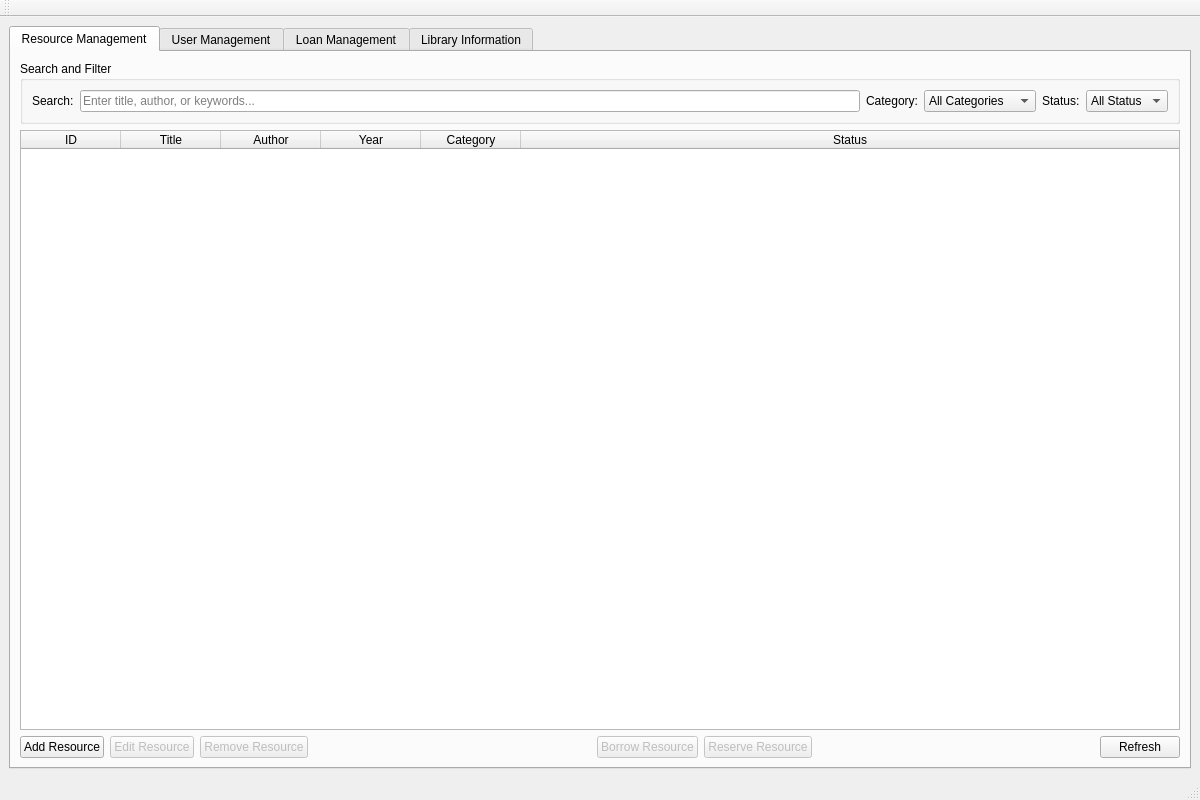
<?xml version="1.0" encoding="UTF-8"?>
<ui version="4.0">
 <class>MainWindow</class>
 <widget class="QMainWindow" name="MainWindow">
  <property name="geometry">
   <rect>
    <x>0</x>
    <y>0</y>
    <width>1200</width>
    <height>800</height>
   </rect>
  </property>
  <property name="windowTitle">
   <string>ENSIARY - Library Management System</string>
  </property>
  <property name="windowIcon">
   <iconset>
    <normaloff>:/icons/library.png</normaloff>:/icons/library.png</iconset>
  </property>
  <widget class="QWidget" name="centralwidget">
   <layout class="QVBoxLayout" name="verticalLayout">
    <item>
     <widget class="QTabWidget" name="tabWidget">
      <property name="currentIndex">
       <number>0</number>
      </property>
      <widget class="QWidget" name="resourceTab">
       <attribute name="title">
        <string>Resource Management</string>
       </attribute>
       <layout class="QVBoxLayout" name="resourceLayout">
        <item>
         <widget class="QGroupBox" name="searchGroupBox">
          <property name="title">
           <string>Search and Filter</string>
          </property>
          <layout class="QHBoxLayout" name="searchLayout">
           <item>
            <widget class="QLabel" name="searchLabel">
             <property name="text">
              <string>Search:</string>
             </property>
            </widget>
           </item>
           <item>
            <widget class="QLineEdit" name="resourceSearchEdit">
             <property name="placeholderText">
              <string>Enter title, author, or keywords...</string>
             </property>
            </widget>
           </item>
           <item>
            <widget class="QLabel" name="categoryLabel">
             <property name="text">
              <string>Category:</string>
             </property>
            </widget>
           </item>
           <item>
            <widget class="QComboBox" name="resourceCategoryFilter">
             <item>
              <property name="text">
               <string>All Categories</string>
              </property>
             </item>
             <item>
              <property name="text">
               <string>Book</string>
              </property>
             </item>
             <item>
              <property name="text">
               <string>Article</string>
              </property>
             </item>
             <item>
              <property name="text">
               <string>Thesis</string>
              </property>
             </item>
             <item>
              <property name="text">
               <string>Digital Content</string>
              </property>
             </item>
            </widget>
           </item>
           <item>
            <widget class="QLabel" name="statusLabel">
             <property name="text">
              <string>Status:</string>
             </property>
            </widget>
           </item>
           <item>
            <widget class="QComboBox" name="resourceStatusFilter">
             <item>
              <property name="text">
               <string>All Status</string>
              </property>
             </item>
             <item>
              <property name="text">
               <string>Available</string>
              </property>
             </item>
             <item>
              <property name="text">
               <string>Borrowed</string>
              </property>
             </item>
             <item>
              <property name="text">
               <string>Reserved</string>
              </property>
             </item>
            </widget>
           </item>
          </layout>
         </widget>
        </item>
        <item>
         <widget class="QTableWidget" name="resourceTable">
          <property name="alternatingRowColors">
           <bool>true</bool>
          </property>
          <property name="selectionBehavior">
           <enum>QAbstractItemView::SelectionBehavior::SelectRows</enum>
          </property>
          <attribute name="horizontalHeaderStretchLastSection">
           <bool>true</bool>
          </attribute>
          <column>
           <property name="text">
            <string>ID</string>
           </property>
          </column>
          <column>
           <property name="text">
            <string>Title</string>
           </property>
          </column>
          <column>
           <property name="text">
            <string>Author</string>
           </property>
          </column>
          <column>
           <property name="text">
            <string>Year</string>
           </property>
          </column>
          <column>
           <property name="text">
            <string>Category</string>
           </property>
          </column>
          <column>
           <property name="text">
            <string>Status</string>
           </property>
          </column>
         </widget>
        </item>
        <item>
         <layout class="QHBoxLayout" name="resourceButtonLayout">
          <item>
           <widget class="QPushButton" name="addResourceBtn">
            <property name="text">
             <string>Add Resource</string>
            </property>
           </widget>
          </item>
          <item>
           <widget class="QPushButton" name="editResourceBtn">
            <property name="enabled">
             <bool>false</bool>
            </property>
            <property name="text">
             <string>Edit Resource</string>
            </property>
           </widget>
          </item>
          <item>
           <widget class="QPushButton" name="removeResourceBtn">
            <property name="enabled">
             <bool>false</bool>
            </property>
            <property name="text">
             <string>Remove Resource</string>
            </property>
           </widget>
          </item>
          <item>
           <spacer name="horizontalSpacer">
            <property name="orientation">
             <enum>Qt::Orientation::Horizontal</enum>
            </property>
            <property name="sizeHint" stdset="0">
             <size>
              <width>40</width>
              <height>20</height>
             </size>
            </property>
           </spacer>
          </item>
          <item>
           <widget class="QPushButton" name="borrowResourceBtn">
            <property name="enabled">
             <bool>false</bool>
            </property>
            <property name="text">
             <string>Borrow Resource</string>
            </property>
           </widget>
          </item>
          <item>
           <widget class="QPushButton" name="reserveResourceBtn">
            <property name="enabled">
             <bool>false</bool>
            </property>
            <property name="text">
             <string>Reserve Resource</string>
            </property>
           </widget>
          </item>
          <item>
           <spacer name="horizontalSpacer_2">
            <property name="orientation">
             <enum>Qt::Orientation::Horizontal</enum>
            </property>
            <property name="sizeHint" stdset="0">
             <size>
              <width>40</width>
              <height>20</height>
             </size>
            </property>
           </spacer>
          </item>
          <item>
           <widget class="QPushButton" name="refreshResourcesBtn">
            <property name="text">
             <string>Refresh</string>
            </property>
           </widget>
          </item>
         </layout>
        </item>
       </layout>
      </widget>
      <widget class="QWidget" name="userTab">
       <attribute name="title">
        <string>User Management</string>
       </attribute>
       <layout class="QVBoxLayout" name="userLayout">
        <item>
         <widget class="QGroupBox" name="userSearchGroupBox">
          <property name="title">
           <string>Search and Filter</string>
          </property>
          <layout class="QHBoxLayout" name="userSearchLayout">
           <item>
            <widget class="QLabel" name="userSearchLabel">
             <property name="text">
              <string>Search:</string>
             </property>
            </widget>
           </item>
           <item>
            <widget class="QLineEdit" name="userSearchEdit">
             <property name="placeholderText">
              <string>Enter name, email, or user ID...</string>
             </property>
            </widget>
           </item>
           <item>
            <widget class="QLabel" name="userTypeLabel">
             <property name="text">
              <string>Type:</string>
             </property>
            </widget>
           </item>
           <item>
            <widget class="QComboBox" name="userTypeFilter">
             <item>
              <property name="text">
               <string>All Types</string>
              </property>
             </item>
             <item>
              <property name="text">
               <string>Student</string>
              </property>
             </item>
             <item>
              <property name="text">
               <string>Faculty</string>
              </property>
             </item>
             <item>
              <property name="text">
               <string>Staff</string>
              </property>
             </item>
             <item>
              <property name="text">
               <string>Public</string>
              </property>
             </item>
            </widget>
           </item>
           <item>
            <widget class="QLabel" name="userStatusLabel">
             <property name="text">
              <string>Status:</string>
             </property>
            </widget>
           </item>
           <item>
            <widget class="QComboBox" name="userStatusFilter">
             <item>
              <property name="text">
               <string>All Status</string>
              </property>
             </item>
             <item>
              <property name="text">
               <string>Active</string>
              </property>
             </item>
             <item>
              <property name="text">
               <string>Inactive</string>
              </property>
             </item>
             <item>
              <property name="text">
               <string>Suspended</string>
              </property>
             </item>
            </widget>
           </item>
          </layout>
         </widget>
        </item>
        <item>
         <widget class="QTableWidget" name="userTable">
          <property name="alternatingRowColors">
           <bool>true</bool>
          </property>
          <property name="selectionBehavior">
           <enum>QAbstractItemView::SelectionBehavior::SelectRows</enum>
          </property>
          <attribute name="horizontalHeaderStretchLastSection">
           <bool>true</bool>
          </attribute>
          <column>
           <property name="text">
            <string>ID</string>
           </property>
          </column>
          <column>
           <property name="text">
            <string>Name</string>
           </property>
          </column>
          <column>
           <property name="text">
            <string>Email</string>
           </property>
          </column>
          <column>
           <property name="text">
            <string>Type</string>
           </property>
          </column>
          <column>
           <property name="text">
            <string>Status</string>
           </property>
          </column>
         </widget>
        </item>
        <item>
         <layout class="QHBoxLayout" name="userButtonLayout">
          <item>
           <widget class="QPushButton" name="addUserBtn">
            <property name="text">
             <string>Add User</string>
            </property>
           </widget>
          </item>
          <item>
           <widget class="QPushButton" name="editUserBtn">
            <property name="enabled">
             <bool>false</bool>
            </property>
            <property name="text">
             <string>Edit User</string>
            </property>
           </widget>
          </item>
          <item>
           <widget class="QPushButton" name="removeUserBtn">
            <property name="enabled">
             <bool>false</bool>
            </property>
            <property name="text">
             <string>Remove User</string>
            </property>
           </widget>
          </item>
          <item>
           <spacer name="horizontalSpacer_3">
            <property name="orientation">
             <enum>Qt::Orientation::Horizontal</enum>
            </property>
            <property name="sizeHint" stdset="0">
             <size>
              <width>40</width>
              <height>20</height>
             </size>
            </property>
           </spacer>
          </item>
          <item>           <widget class="QPushButton" name="viewUserLoansBtn">
            <property name="enabled">
             <bool>false</bool>
            </property>
            <property name="text">
             <string>View Loans</string>
            </property>
           </widget>
          </item>
          <item>
           <widget class="QPushButton" name="manageReservationsBtn">
            <property name="text">
             <string>Manage Reservations</string>
            </property>
            <property name="toolTip">
             <string>Open reservation management panel</string>
            </property>
           </widget>
          </item>
          <item>
           <spacer name="horizontalSpacer_4">
            <property name="orientation">
             <enum>Qt::Orientation::Horizontal</enum>
            </property>
            <property name="sizeHint" stdset="0">
             <size>
              <width>40</width>
              <height>20</height>
             </size>
            </property>
           </spacer>
          </item>
          <item>
           <widget class="QPushButton" name="refreshUsersBtn">
            <property name="text">
             <string>Refresh</string>
            </property>
           </widget>
          </item>
         </layout>
        </item>
       </layout>
      </widget>
      <widget class="QWidget" name="loanTab">
       <attribute name="title">
        <string>Loan Management</string>
       </attribute>
       <layout class="QVBoxLayout" name="loanLayout">
        <item>
         <widget class="QSplitter" name="loanSplitter">
          <property name="orientation">
           <enum>Qt::Orientation::Vertical</enum>
          </property>
          <widget class="QWidget" name="activeLoansWidget">
           <layout class="QVBoxLayout" name="activeLoansLayout">
            <item>
             <widget class="QLabel" name="activeLoansLabel">
              <property name="styleSheet">
               <string notr="true">font-size: 12px; font-weight: bold;</string>
              </property>
              <property name="text">
               <string>Active Loans</string>
              </property>
             </widget>
            </item>
            <item>
             <widget class="QTableWidget" name="activeLoanTable">
              <property name="alternatingRowColors">
               <bool>true</bool>
              </property>
              <property name="selectionBehavior">
               <enum>QAbstractItemView::SelectionBehavior::SelectRows</enum>
              </property>
              <column>
               <property name="text">
                <string>Loan ID</string>
               </property>
              </column>
              <column>
               <property name="text">
                <string>User</string>
               </property>
              </column>
              <column>
               <property name="text">
                <string>Resource</string>
               </property>
              </column>
              <column>
               <property name="text">
                <string>Borrow Date</string>
               </property>
              </column>
              <column>
               <property name="text">
                <string>Due Date</string>
               </property>
              </column>
              <column>
               <property name="text">
                <string>Status</string>
               </property>
              </column>
             </widget>
            </item>
           </layout>
          </widget>
          <widget class="QWidget" name="overdueLoansWidget">
           <layout class="QVBoxLayout" name="overdueLoansLayout">
            <item>
             <widget class="QLabel" name="overdueLoansLabel">
              <property name="styleSheet">
               <string notr="true">font-size: 12px; font-weight: bold; color: red;</string>
              </property>
              <property name="text">
               <string>Overdue Loans</string>
              </property>
             </widget>
            </item>
            <item>
             <widget class="QTableWidget" name="overdueLoanTable">
              <property name="alternatingRowColors">
               <bool>true</bool>
              </property>
              <property name="selectionBehavior">
               <enum>QAbstractItemView::SelectionBehavior::SelectRows</enum>
              </property>
              <column>
               <property name="text">
                <string>Loan ID</string>
               </property>
              </column>
              <column>
               <property name="text">
                <string>User</string>
               </property>
              </column>
              <column>
               <property name="text">
                <string>Resource</string>
               </property>
              </column>
              <column>
               <property name="text">
                <string>Due Date</string>
               </property>
              </column>
              <column>
               <property name="text">
                <string>Days Overdue</string>
               </property>
              </column>
              <column>
               <property name="text">
                <string>Status</string>
               </property>
              </column>
             </widget>
            </item>
           </layout>
          </widget>
         </widget>
        </item>
        <item>
         <layout class="QHBoxLayout" name="loanButtonLayout">
          <item>
           <widget class="QPushButton" name="returnBookBtn">
            <property name="enabled">
             <bool>false</bool>
            </property>
            <property name="text">
             <string>Return Book</string>
            </property>
           </widget>
          </item>
          <item>
           <widget class="QPushButton" name="renewLoanBtn">
            <property name="enabled">
             <bool>false</bool>
            </property>
            <property name="text">
             <string>Renew Loan</string>
            </property>
           </widget>
          </item>
          <item>
           <spacer name="horizontalSpacer_5">
            <property name="orientation">
             <enum>Qt::Orientation::Horizontal</enum>
            </property>
            <property name="sizeHint" stdset="0">
             <size>
              <width>40</width>
              <height>20</height>
             </size>
            </property>
           </spacer>
          </item>
          <item>
           <widget class="QPushButton" name="refreshLoansBtn">
            <property name="text">
             <string>Refresh</string>
            </property>
           </widget>
          </item>
         </layout>
        </item>
       </layout>
      </widget>
      <widget class="QWidget" name="infoTab">
       <attribute name="title">
        <string>Library Information</string>
       </attribute>
       <layout class="QHBoxLayout" name="infoLayout">
        <item>
         <layout class="QVBoxLayout" name="leftInfoLayout">
          <item>
           <widget class="QGroupBox" name="libraryInfoGroupBox">
            <property name="title">
             <string>Library Information</string>
            </property>
            <layout class="QVBoxLayout" name="libraryInfoLayout">
             <item>
              <widget class="QLabel" name="libraryNameLabel">
               <property name="styleSheet">
                <string notr="true">font-size: 16px; font-weight: bold;</string>
               </property>
               <property name="text">
                <string>ENSIARY Library Management System</string>
               </property>
              </widget>
             </item>
             <item>
              <widget class="QLabel" name="operatingHoursLabel">
               <property name="text">
                <string>Monday-Friday: 8:00 AM - 8:00 PM
Saturday-Sunday: 10:00 AM - 6:00 PM</string>
               </property>
              </widget>
             </item>
            </layout>
           </widget>
          </item>
          <item>
           <widget class="QGroupBox" name="eventsGroupBox">
            <property name="title">
             <string>Upcoming Events</string>
            </property>
            <layout class="QVBoxLayout" name="eventsLayout">
             <item>
              <widget class="QListWidget" name="upcomingEventsList"/>
             </item>
             <item>
              <layout class="QHBoxLayout" name="eventButtonLayout">
               <item>
                <widget class="QPushButton" name="addEventBtn">
                 <property name="text">
                  <string>Add Event</string>
                 </property>
                </widget>
               </item>
               <item>
                <widget class="QPushButton" name="removeEventBtn">
                 <property name="text">
                  <string>Remove Event</string>
                 </property>
                </widget>
               </item>
               <item>
                <spacer name="horizontalSpacer_7">
                 <property name="orientation">
                  <enum>Qt::Orientation::Horizontal</enum>
                 </property>
                 <property name="sizeHint" stdset="0">
                  <size>
                   <width>40</width>
                   <height>20</height>
                  </size>
                 </property>
                </spacer>
               </item>
              </layout>
             </item>
            </layout>
           </widget>
          </item>
         </layout>
        </item>
        <item>
         <layout class="QVBoxLayout" name="rightInfoLayout">
          <item>
           <widget class="QGroupBox" name="statisticsGroupBox">
            <property name="title">
             <string>Library Statistics</string>
            </property>
            <layout class="QVBoxLayout" name="statisticsLayout">
             <item>
              <widget class="QTextEdit" name="statisticsText">
               <property name="readOnly">
                <bool>true</bool>
               </property>
               <property name="html">
                <string>&lt;!DOCTYPE HTML PUBLIC &quot;-
&lt;html&gt;&lt;head&gt;&lt;meta name=&quot;qrichtext&quot; content=&quot;1&quot; /&gt;&lt;meta charset=&quot;utf-8&quot; /&gt;&lt;style type=&quot;text/css&quot;&gt;
p, li { white-space: pre-wrap; }
hr { height: 1px; border-width: 0; }
li.unchecked::marker { content: &quot;\2610&quot;; }
li.checked::marker { content: &quot;\2612&quot;; }
&lt;/style&gt;&lt;/head&gt;&lt;body style=&quot; font-family:'Segoe UI'; font-size:9pt; font-weight:400; font-style:normal;&quot;&gt;
&lt;p style=&quot; margin-top:0px; margin-bottom:0px; margin-left:0px; margin-right:0px; -qt-block-indent:0; text-indent:0px;&quot;&gt;&lt;span style=&quot; font-family:'MS Shell Dlg 2'; font-size:8.25pt;&quot;&gt;Loading statistics...&lt;/span&gt;&lt;/p&gt;&lt;/body&gt;&lt;/html&gt;</string>
               </property>
              </widget>
             </item>
             <item>
              <widget class="QPushButton" name="refreshStatsBtn">
               <property name="text">
                <string>Refresh Statistics</string>
               </property>
              </widget>
             </item>
            </layout>
           </widget>
          </item>
         </layout>
        </item>
       </layout>
      </widget>
     </widget>
    </item>
   </layout>
  </widget>
  <widget class="QMenuBar" name="menubar">
   <property name="geometry">
    <rect>
     <x>0</x>
     <y>0</y>
     <width>1200</width>
     <height>25</height>
    </rect>
   </property>
  </widget>
  <widget class="QStatusBar" name="statusbar"/>
  <widget class="QToolBar" name="toolBar">
   <property name="windowTitle">
    <string>toolBar</string>
   </property>
   <attribute name="toolBarArea">
    <enum>TopToolBarArea</enum>
   </attribute>
   <attribute name="toolBarBreak">
    <bool>false</bool>
   </attribute>
  </widget>
 </widget>
 <resources/>
 <connections/>
</ui>
